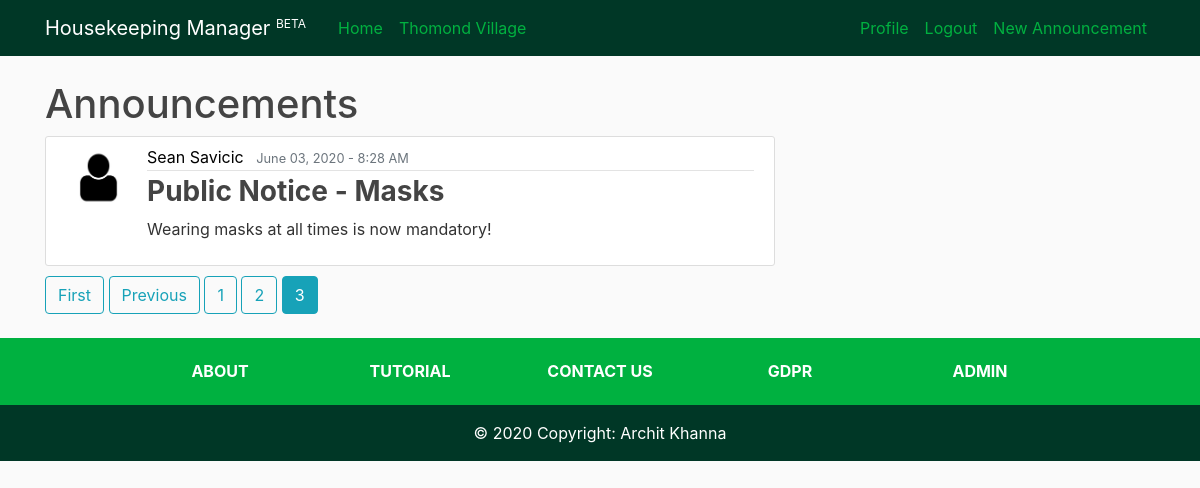
/?page=3 (signed in), run on the app's committed database.
### HKmanager/models.py (models this page shows, shortened)
class Announcement(models.Model):
    title = models.CharField(max_length=100)
    content = models.TextField()
    date_posted = models.DateTimeField(auto_now=True)
    author = models.ForeignKey(User, on_delete=models.DO_NOTHING)

### users/models.py (models this page shows)
class Profile(models.Model):
    user = models.OneToOneField(User, on_delete=models.CASCADE)
    mobile = PhoneNumberField(blank=False, null=False)
    image = models.ImageField(default='default.jpg', upload_to='profile_pics')
    def __str__(self):
        return f'{self.user.username} Profile'
    """def save(self, *args, **kwargs):
        super(Profile, self).save(*args, **kwargs)

        img = Image.open(self.image.path)

        if img.height > 300 or img.width > 300:
            output_size = (300, 300)
            img.thumbnail(output_size)
            img.save(self.image.path)"""

### HKmanager/views.py (the view)
# urls.py: path('', AnnouncementListView.as_view(), name='hk-Home'),
class AnnouncementListView(LoginRequiredMixin, ListView):
    model = Announcement
    template_name = 'HKmanager/home.html'
    context_object_name = 'posts'
    ordering = ['-date_posted']
    paginate_by = 5

### HKmanager/templates/HKmanager/home.html (shortened to what this page needs)
{% extends "HKmanager/base.html" %}
{% block content %}
  <h1>Announcements</h1>
  {% for post in posts %}
  <article class="media content-section">
    <img class="rounded-circle article-img" src="{{ post.author.profile.image.url }}">
    <div class="media-body">
      <div class="article-metadata">
        <a class="mr-2" href="{{ post.author.profile }}">{{ post.author.first_name }} {{ post.author.last_name }}</a>
        <small class="text-muted">{{ post.date_posted|date:"F d, Y - G:i A" }}</small>
      </div>
      <h3><a class="article-title" href="{% url 'hk-announcement' post.id %}">{{ post.title }}</a></h3>
      <p class="article-content">{{ post.content }}</p>
    </div>
  </article>
  {% endfor %}
  {% if is_paginated %}
    {% if page_obj.has_previous %}
      <a class="btn btn-outline-info mb-4" href="?page=1">First</a>
      <a class="btn btn-outline-info mb-4" href="?page={{ page_obj.previous_page_number }}">Previous</a>
    {% endif %}
    {% for num in page_obj.paginator.page_range %}
      {% if page_obj.number == num %}
        <a class="btn btn-info mb-4" href="?page={{ num }}">{{ num }}</a>
      {% elif num > page_obj.number|add:'-3' and num < page_obj.number|add:'3' %}
        <a class="btn btn-outline-info mb-4" href="?page={{ num }}">{{ num }}</a>
      {% endif %}
    {% endfor %}
  {% endif %}
{% endblock content %}

### HKmanager/static/HKmanager/main.css (style rules this page uses)
body { background: #fafafa; color: #333333; margin-top: 5rem; height: 100%; }
h1, h2, h3, h4, h5, h6 { color: #444444; }
a { color: black; }
div { vertical-align: middle; }
.content-section { background: #ffffff; padding: 8px 20px; vertical-align: middle; line-height: inherit; border: 1px solid #dddddd; border-radius: 3px; margin-bottom: 10px; }
.article-title { color: #444444; font-weight: bold; }
.article-content { white-space: pre-line; }
.article-img { height: 65px; width: 65px; margin-right: 16px; }
.article-metadata { padding-bottom: 1px; margin-bottom: 4px; border-bottom: 1px solid #e3e3e3 }

### data on the page
Announcement: author.profile.image (placeholder picture), author.first_name "Sean", author.last_name "Savicic", date_posted "June 03, 2020 - 8:28 AM", title "Public Notice - Masks", content "Wearing masks at all times is now mandatory!"

### other printed values
{{ num }} "1" "2"
{{ num }} "3"
